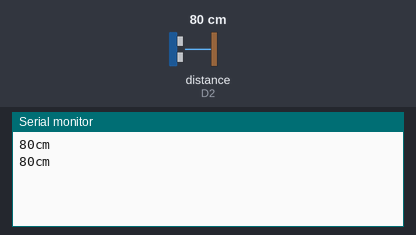
Recording of a sketch running on a simulated ESP8266 (NodeMCU). On the bench: the last lines printed to the serial monitor. Wiring (inferred from the names in the program): ultrasonic range finder: trigger D1; echo D2. The test bench sets the inputs (shaded band); at power-on: distance to the obstacle (sensor on D2) 80 cm. The echo pulse lasts 58.3 µs per cm.

Above: at 1.8 s.
1.9 s: distance to the obstacle (sensor on D2) set to 2 cm
At 2.8 s:
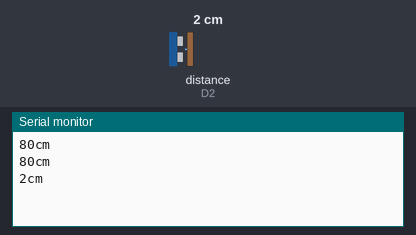
3.4 s: distance to the obstacle (sensor on D2) set to 4 cm
At 4.7 s:
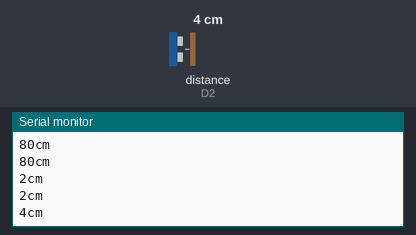
Timing chart, 0 to 6.4 s (numbered marks = the images above; inputs shaded):
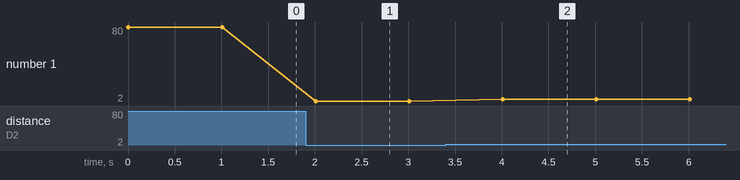

The sketch:

ultralsonic_esp8266.ino
```cpp
const int pingPin = D1; //Tri รับค่า
int inPin = D2; //echo ยิงออก
void setup() {
Serial.begin(9600);
}
void loop()
{
long duration, cm;
pinMode(pingPin, OUTPUT);
digitalWrite(pingPin, LOW);
delayMicroseconds(2);
digitalWrite(pingPin, HIGH);
delayMicroseconds(5);
digitalWrite(pingPin, LOW);
pinMode(inPin, INPUT);
duration = pulseIn(inPin, HIGH);
cm = microsecondsToCentimeters(duration);
Serial.print(cm);
Serial.print("cm");
Serial.println();
delay(1000);
}
long microsecondsToCentimeters(long microseconds)
{
// ความเร็วเสียงในอากาศประมาณ 340 เมตร/วินาที หรือ 29 ไมโครวินาที/เซนติเมตร
// ระยะทางที่ส่งเสียงออกไปจนเสียงสะท้อนกลับมาสามารถใช้หาระยะทางของวัตถุได้
// เวลาที่ใช้คือ ระยะทางไปกลับ ดังนั้นระยะทางคือ ครึ่งหนึ่งของที่วัดได้
return microseconds / 29 / 2;
}
```

Measured:
- after the input at 1.9 s, the serial monitor: prints a new line after 0.11 s (image 1)
- after the input at 3.4 s, the serial monitor: prints a new line after 0.61 s (image 2)
- plotted number 1: 80 → 2 after the input at 1.9 s, 2 → 4 after the input at 3.4 s
